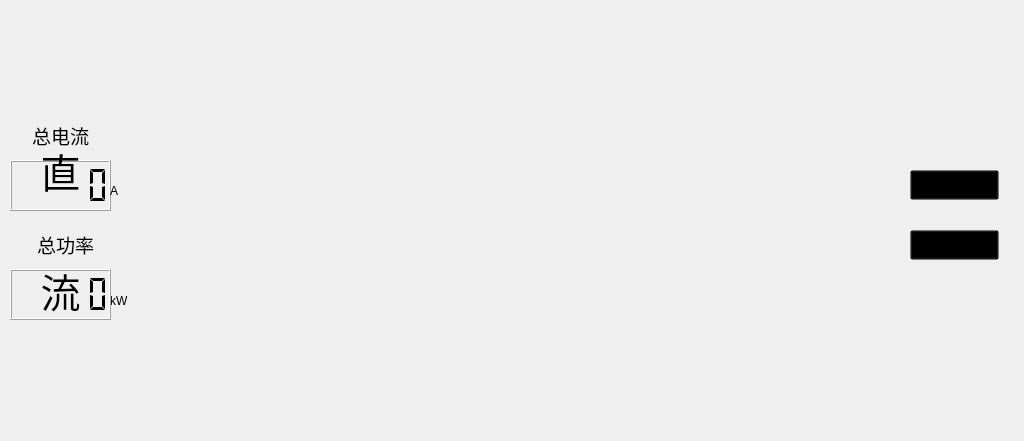
<?xml version="1.0" encoding="UTF-8"?>
<ui version="4.0">
 <class>BUS_HomeWid</class>
 <widget class="QWidget" name="BUS_HomeWid">
  <property name="geometry">
   <rect>
    <x>0</x>
    <y>0</y>
    <width>1024</width>
    <height>441</height>
   </rect>
  </property>
  <property name="windowTitle">
   <string>Form</string>
  </property>
  <widget class="QWidget" name="widget_1" native="true">
   <property name="geometry">
    <rect>
     <x>220</x>
     <y>54</y>
     <width>96</width>
     <height>96</height>
    </rect>
   </property>
   <property name="styleSheet">
    <string notr="true"/>
   </property>
  </widget>
  <widget class="QWidget" name="widget_2" native="true">
   <property name="geometry">
    <rect>
     <x>220</x>
     <y>300</y>
     <width>96</width>
     <height>96</height>
    </rect>
   </property>
   <property name="styleSheet">
    <string notr="true"/>
   </property>
  </widget>
  <widget class="QWidget" name="widget_3" native="true">
   <property name="geometry">
    <rect>
     <x>360</x>
     <y>54</y>
     <width>96</width>
     <height>96</height>
    </rect>
   </property>
   <property name="styleSheet">
    <string notr="true"/>
   </property>
  </widget>
  <widget class="QWidget" name="widget_4" native="true">
   <property name="geometry">
    <rect>
     <x>360</x>
     <y>300</y>
     <width>96</width>
     <height>96</height>
    </rect>
   </property>
   <property name="styleSheet">
    <string notr="true"/>
   </property>
  </widget>
  <widget class="QWidget" name="widget_5" native="true">
   <property name="geometry">
    <rect>
     <x>510</x>
     <y>54</y>
     <width>96</width>
     <height>96</height>
    </rect>
   </property>
   <property name="styleSheet">
    <string notr="true"/>
   </property>
  </widget>
  <widget class="QWidget" name="widget_6" native="true">
   <property name="geometry">
    <rect>
     <x>510</x>
     <y>300</y>
     <width>96</width>
     <height>96</height>
    </rect>
   </property>
   <property name="styleSheet">
    <string notr="true"/>
   </property>
  </widget>
  <widget class="QWidget" name="widget_7" native="true">
   <property name="geometry">
    <rect>
     <x>670</x>
     <y>54</y>
     <width>96</width>
     <height>96</height>
    </rect>
   </property>
   <property name="styleSheet">
    <string notr="true"/>
   </property>
  </widget>
  <widget class="QWidget" name="widget_8" native="true">
   <property name="geometry">
    <rect>
     <x>670</x>
     <y>300</y>
     <width>96</width>
     <height>96</height>
    </rect>
   </property>
   <property name="styleSheet">
    <string notr="true"/>
   </property>
  </widget>
  <widget class="QWidget" name="widget_9" native="true">
   <property name="geometry">
    <rect>
     <x>820</x>
     <y>54</y>
     <width>96</width>
     <height>96</height>
    </rect>
   </property>
   <property name="styleSheet">
    <string notr="true"/>
   </property>
  </widget>
  <widget class="QWidget" name="widget_10" native="true">
   <property name="geometry">
    <rect>
     <x>820</x>
     <y>300</y>
     <width>96</width>
     <height>96</height>
    </rect>
   </property>
   <property name="styleSheet">
    <string notr="true"/>
   </property>
  </widget>
  <widget class="QPushButton" name="downBtn">
   <property name="geometry">
    <rect>
     <x>910</x>
     <y>230</y>
     <width>89</width>
     <height>30</height>
    </rect>
   </property>
   <property name="styleSheet">
    <string notr="true">background-color: transparent;</string>
   </property>
   <property name="text">
    <string/>
   </property>
   <property name="icon">
    <iconset>
     <normaloff>:/new/prefix1/image/next.png</normaloff>:/new/prefix1/image/next.png</iconset>
   </property>
   <property name="iconSize">
    <size>
     <width>89</width>
     <height>30</height>
    </size>
   </property>
  </widget>
  <widget class="QPushButton" name="upBtn">
   <property name="geometry">
    <rect>
     <x>910</x>
     <y>170</y>
     <width>89</width>
     <height>30</height>
    </rect>
   </property>
   <property name="styleSheet">
    <string notr="true">background-color: transparent;</string>
   </property>
   <property name="text">
    <string/>
   </property>
   <property name="icon">
    <iconset>
     <normaloff>:/new/prefix1/image/last.png</normaloff>:/new/prefix1/image/last.png</iconset>
   </property>
   <property name="iconSize">
    <size>
     <width>89</width>
     <height>30</height>
    </size>
   </property>
  </widget>
  <widget class="QLabel" name="label">
   <property name="geometry">
    <rect>
     <x>20</x>
     <y>120</y>
     <width>81</width>
     <height>31</height>
    </rect>
   </property>
   <property name="font">
    <font>
     <family>AR PL UKai CN</family>
     <pointsize>14</pointsize>
     <weight>50</weight>
     <bold>false</bold>
     <stylestrategy>PreferAntialias</stylestrategy>
    </font>
   </property>
   <property name="text">
    <string>总电流</string>
   </property>
   <property name="alignment">
    <set>Qt::AlignCenter</set>
   </property>
  </widget>
  <widget class="QLabel" name="label_2">
   <property name="geometry">
    <rect>
     <x>20</x>
     <y>229</y>
     <width>91</width>
     <height>31</height>
    </rect>
   </property>
   <property name="font">
    <font>
     <family>AR PL UKai CN</family>
     <pointsize>14</pointsize>
     <weight>50</weight>
     <bold>false</bold>
    </font>
   </property>
   <property name="text">
    <string>总功率</string>
   </property>
   <property name="alignment">
    <set>Qt::AlignCenter</set>
   </property>
  </widget>
  <widget class="QLCDNumber" name="curLcd">
   <property name="geometry">
    <rect>
     <x>10</x>
     <y>160</y>
     <width>101</width>
     <height>51</height>
    </rect>
   </property>
   <property name="font">
    <font>
     <pointsize>12</pointsize>
     <weight>75</weight>
     <bold>true</bold>
    </font>
   </property>
   <property name="segmentStyle">
    <enum>QLCDNumber::Flat</enum>
   </property>
  </widget>
  <widget class="QLabel" name="label_3">
   <property name="geometry">
    <rect>
     <x>110</x>
     <y>180</y>
     <width>21</width>
     <height>21</height>
    </rect>
   </property>
   <property name="text">
    <string>A</string>
   </property>
  </widget>
  <widget class="QLabel" name="label_4">
   <property name="geometry">
    <rect>
     <x>110</x>
     <y>290</y>
     <width>41</width>
     <height>21</height>
    </rect>
   </property>
   <property name="text">
    <string>kW</string>
   </property>
  </widget>
  <widget class="QLCDNumber" name="powLcd">
   <property name="geometry">
    <rect>
     <x>10</x>
     <y>269</y>
     <width>101</width>
     <height>51</height>
    </rect>
   </property>
   <property name="font">
    <font>
     <weight>75</weight>
     <bold>true</bold>
    </font>
   </property>
   <property name="segmentStyle">
    <enum>QLCDNumber::Flat</enum>
   </property>
  </widget>
  <widget class="QWidget" name="widget" native="true">
   <property name="geometry">
    <rect>
     <x>130</x>
     <y>130</y>
     <width>691</width>
     <height>191</height>
    </rect>
   </property>
   <property name="styleSheet">
    <string notr="true">border-image: url(:/new/prefix1/image/branchs.png);</string>
   </property>
  </widget>
  <widget class="QLabel" name="name1">
   <property name="geometry">
    <rect>
     <x>10</x>
     <y>120</y>
     <width>101</width>
     <height>101</height>
    </rect>
   </property>
   <property name="font">
    <font>
     <family>Ubuntu</family>
     <pointsize>30</pointsize>
     <weight>7</weight>
     <italic>false</italic>
     <bold>false</bold>
    </font>
   </property>
   <property name="styleSheet">
    <string notr="true">font: 57 30pt &quot;Ubuntu&quot;;</string>
   </property>
   <property name="lineWidth">
    <number>1</number>
   </property>
   <property name="text">
    <string>直</string>
   </property>
   <property name="alignment">
    <set>Qt::AlignCenter</set>
   </property>
  </widget>
  <widget class="QLabel" name="name2">
   <property name="geometry">
    <rect>
     <x>10</x>
     <y>240</y>
     <width>101</width>
     <height>101</height>
    </rect>
   </property>
   <property name="font">
    <font>
     <family>Ubuntu</family>
     <pointsize>30</pointsize>
     <weight>7</weight>
     <italic>false</italic>
     <bold>false</bold>
    </font>
   </property>
   <property name="styleSheet">
    <string notr="true">font: 57 30pt &quot;Ubuntu&quot;;</string>
   </property>
   <property name="text">
    <string>流</string>
   </property>
   <property name="alignment">
    <set>Qt::AlignCenter</set>
   </property>
  </widget>
 </widget>
 <resources/>
 <connections/>
</ui>
